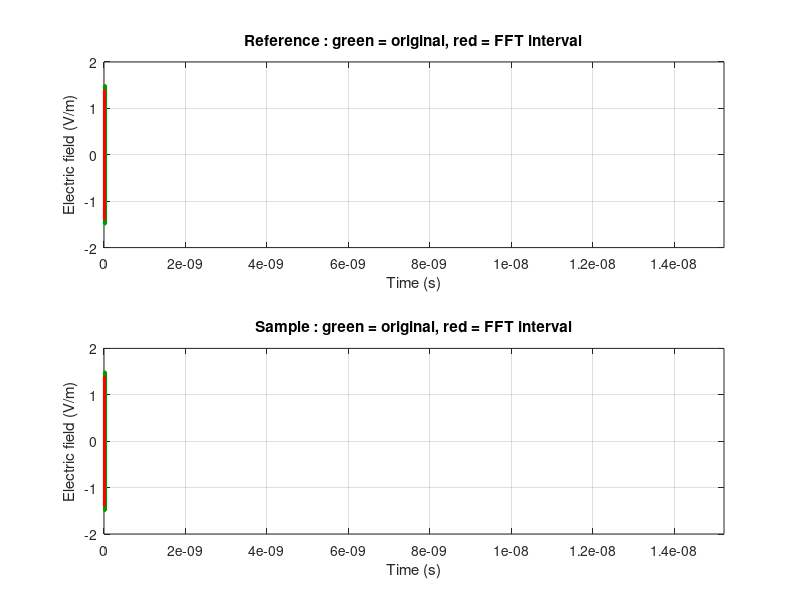
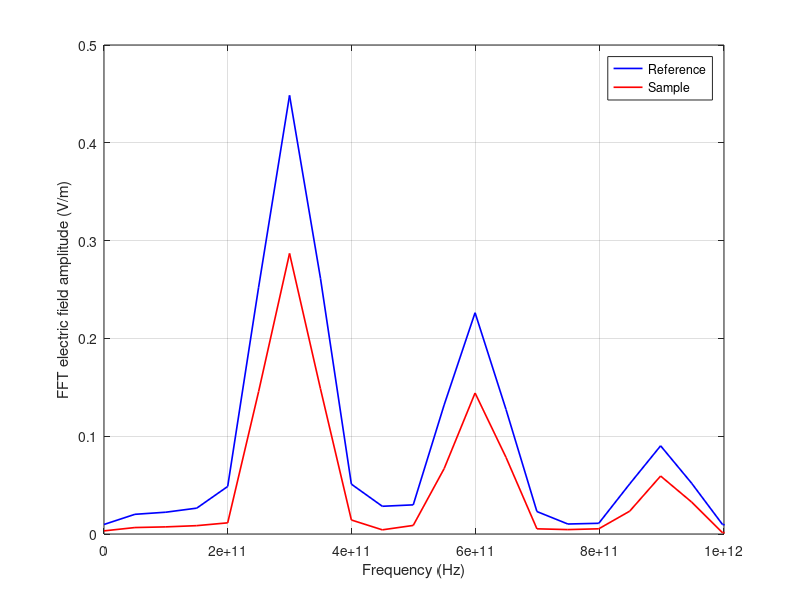

These figures' MATLAB source, in order: (Note: this script raises an error after producing the figures.)
clear; clc; close all;

%% 1. 参数设置
ps = 1e-12;                   % 1 ps = 1e-12 s
THz = 1e12;                   % 1 THz = 1e12 Hz
dt = 0.05*ps;                 % 时间步长，s
tEnd = 50*ps;                 % 完整时间终点，s
t = (0:round(tEnd/dt))'*dt;   % 时间列，s

t0 = 5*ps;                    % 参考脉冲中心，s
sigma = 4*ps;                % 高斯包络宽度，s
A = 0.6;                      % 样品幅值 / 参考幅值，无量纲
delay = 2*ps;                 % 样品延迟，s
E0 = 1;                       % 模拟电场标度，V/m（人为设定，非实测校准）
f1 = 0.3*THz;                 % 正弦频率，Hz
f2 = 0.6*THz;
f3 = 0.9*THz;

x_start = 0;                  % 时域绘图起始时间，s
x_end = tEnd;                 % 时域绘图结束时间，s

fftStart = 0;                 % FFT 起始时间，s
fftEnd = 20*ps;               % FFT 结束时间，s

%% 2. 生成参考和样品信号
pulse = @(x) ...
    E0 * (sin(2*pi*f1*x) ...
   + 0.5*sin(2*pi*f2*x)  ...
    + 0.2*sin(2*pi*f3*x)) ...
   .* exp(-x.^2/(2*sigma^2));


E_ref = pulse(t - t0);
E_sam = A * pulse(t - t0 - delay);

% % 两条信号使用相同的归一化系数
% scale = max(abs(E_ref));
% E_ref = E_ref / scale;
% E_sam = E_sam / scale;

%% 3. 选择参与 FFT 的部分
timeTolerance = dt*1e-6;     % 避免浮点舍入漏掉窗口端点
idx = t >= fftStart-timeTolerance & t <= fftEnd+timeTolerance;

t_cut = t(idx);
ref_cut = E_ref(idx);
sam_cut = E_sam(idx);

%% 4. 时域图：绿色原始范围，红色 FFT 范围
signals = {E_ref, E_sam};
names = {'Reference', 'Sample'};

figure('Color', 'w');

for k = 1:2
    subplot(2,1,k);
    plot(t, signals{k}, 'b', 'LineWidth', 1);
    hold on;

    % 绿色框：完整原始信号范围
    hGreen = rectangle('Position', ...
        [t(1), -1.5, t(end)-t(1), 3], ...
        'EdgeColor', [0 0.6 0], 'LineWidth', 1.5);

    % 红色框：参与 FFT 的信号范围
    hRed = rectangle('Position', ...
        [fftStart, -1.4, fftEnd-fftStart, 2.8], ...
        'EdgeColor', 'r', 'LineWidth', 1.5);

    xlim([x_start, x_end]);
    ylim([-2 2]);
    xlabel('Time (s)');
    ylabel('Electric field (V/m)');
    title([names{k}, ' : green = original, red = FFT interval']);
    grid on;
end

%% 5. 参考和样品分别做 FFT
N = length(t_cut);

F_ref = fft(ref_cut);
F_sam = fft(sam_cut);

% 单边频率轴：dt 为 s，因此 f 为 Hz
nPositive = floor(N/2) + 1;
f = (0:nPositive-1)' / (N*dt);

% 单边幅度谱
amp_ref = abs(F_ref(1:nPositive)) / N;
amp_sam = abs(F_sam(1:nPositive)) / N;

if mod(N,2) == 0
    amp_ref(2:end-1) = 2*amp_ref(2:end-1);
    amp_sam(2:end-1) = 2*amp_sam(2:end-1);
else
    amp_ref(2:end) = 2*amp_ref(2:end);
    amp_sam(2:end) = 2*amp_sam(2:end);
end

%% 6. 频域图
figure('Color', 'w');
plot(f, amp_ref, 'b', 'LineWidth', 1.2);
hold on;
plot(f, amp_sam, 'r', 'LineWidth', 1.2);
xlabel('Frequency (Hz)');
ylabel('FFT electric field amplitude (V/m)');
legend('Reference', 'Sample');
xlim([0 1*THz]);
grid on;

%% 7. 保存完整原始数据，供你的处理脚本读取
% 三列分别为时间(s)、参考电场(V/m)、样品电场(V/m)
outputFile = 'THz_simulated.xlsx';
outputData = table(t, E_ref, E_sam, 'VariableNames', ...
    {'Time_s', 'E_ref_V_per_m', 'E_sam_V_per_m'});
writetable(outputData, outputFile, 'Sheet', 1, ...
    'WriteMode', 'overwritesheet');
fprintf('已保存：%s（时间 s；参考和样品电场 V/m）\n', outputFile);
